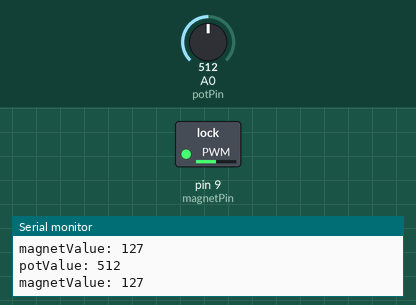
Simulated run of this sketch. Board: Arduino Uno, built with avr-gcc and run on an emulated ATmega328P. Shown: switched loads named in the sketch (green lamp = pin HIGH), the last lines printed to the serial monitor. The test bench sets the inputs (shaded band); at power-on: A0 (potPin) = 512.

Above: at 1.3 s.
1.4 s: A0 (potPin) set to 716
At 2.7 s:
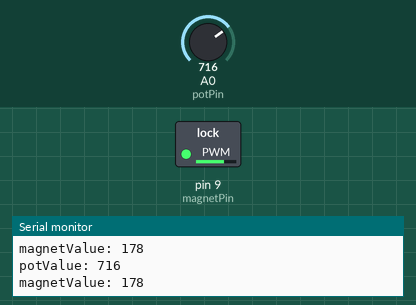
3.0 s: A0 (potPin) set to 900
At 3.9 s:
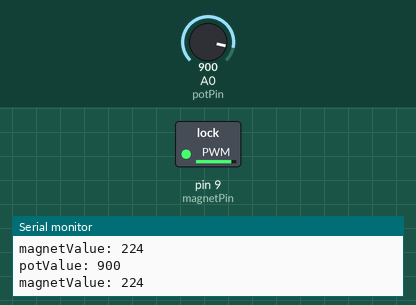
4.5 s: A0 (potPin) set to 122
At 5.2 s:
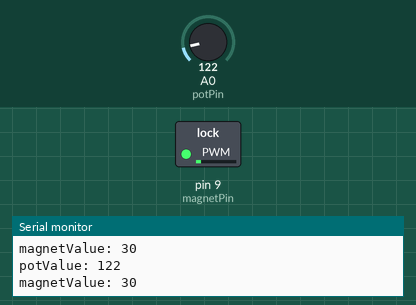
6.0 s: A0 (potPin) set to 0
At 6.4 s:
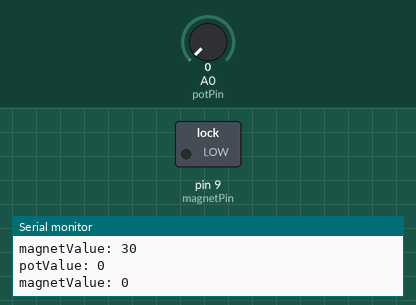
7.5 s: A0 (potPin) set to 511
At 8.7 s:
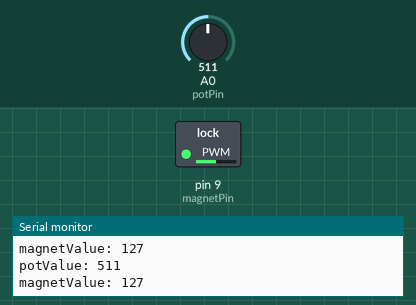
Timing chart, 0 to 10.0 s (numbered marks = the images above; inputs shaded):
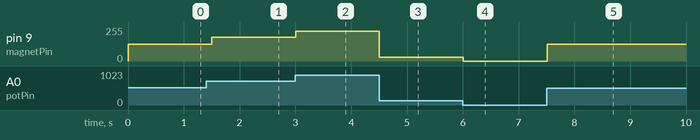

The sketch:

MagLevPoti.ino
```cpp
const int potPin = A0;     // Pin connected to the potentiometer
const int magnetPin = 9;  // Pin connected to the base of the transistor

void setup() {
  Serial.begin(9600);
  pinMode(potPin, INPUT);
  pinMode(magnetPin, OUTPUT);
}

void loop() {
  int potValue = analogRead(potPin); // Read potentiometer value
  int magnetValue = map(potValue, 0, 1023, 0, 255); // Map the potentiometer value to a range suitable for PWM (0-255)

  analogWrite(magnetPin, magnetValue); // Control the electromagnet with PWM

  Serial.print("potValue: ");
  Serial.println(potValue);

  Serial.print("magnetValue: ");
  Serial.println(magnetValue);


  delay(500);
}
```

Measured:
- after the input at 1.4 s, pin 9 (magnetPin): 127/255 → 178/255 after 0.10 s
- after the input at 3.0 s, pin 9 (magnetPin): 178/255 → 224/255 at once
- after the input at 4.5 s, pin 9 (magnetPin): 224/255 → 30/255 at once
- after the input at 6.0 s, pin 9 (magnetPin): 30/255 → 0/255 at once
- after the input at 7.5 s, pin 9 (magnetPin): 0/255 → 127/255 at once
